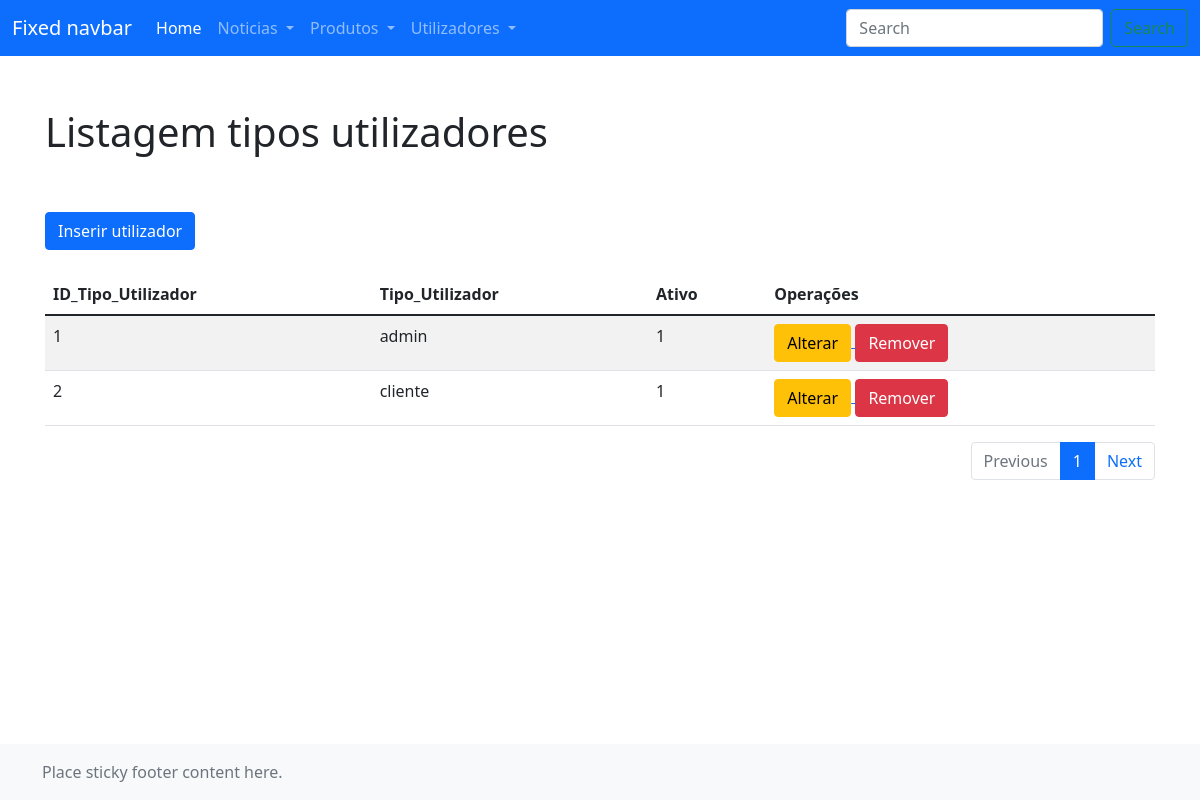
The page /backoffice/users_types/list_user_types.php on the database as committed earlier.
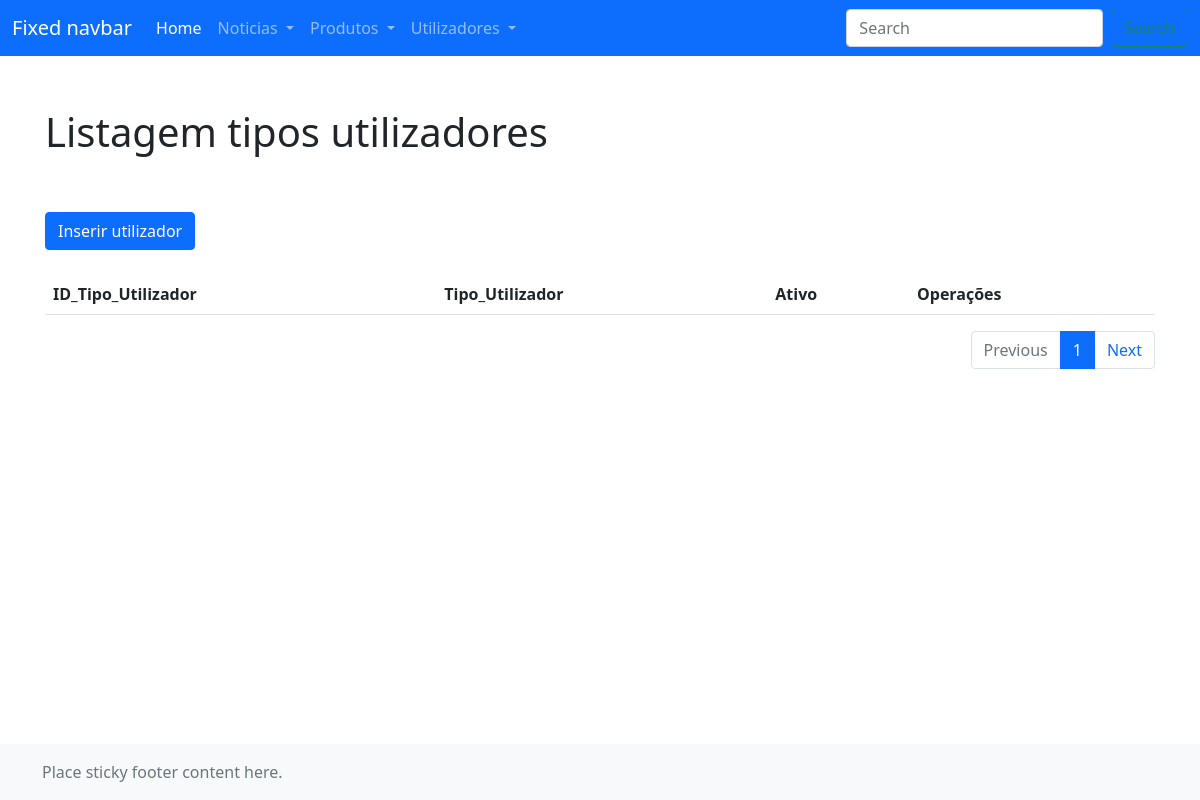
The same page on the database as committed later.
### tables this page shows
CREATE TABLE `tipo_utilizador` (
  `ID_Tipo_Utilizador` int(11) NOT NULL,
  `Tipo_Utilizador` varchar(75) NOT NULL,
  `Ativo` int(1) NOT NULL
);

### backoffice/utils/conexao.inc.php (called while the page is built, shortened)
<?php
    function conexaoDB(){
        $servername = "localhost";
        $username = "root";
        $password = "";
        $database = "pap";
        try{
            $conn = mysqli_connect($servername, $username, $password, $database);
        }
        catch(mysqli_sql_exception $mensagem) {
            echo nl2br("Erro: Não foi possivel conectar ao MySQL".$mensagem);
            throw $mensagem;
        }
        return $conn;
    }
    function executarSQL($sql_command){
        $conn = conexaoDB();
        $resultado = mysqli_query($conn, $sql_command);
        return $resultado;
    }
?>

### backoffice/users_types/list_user_types.php (the view, shortened to what this page needs)
<!doctype html>
<html lang="en" class="h-100">
  <head>
    <link href="https://cdn.jsdelivr.net/npm/bootstrap@5.1.3/dist/css/bootstrap.min.css" rel="stylesheet">
  	<link href="css/sticky-footer-navbar.css" rel="stylesheet">
    <link href="css/backoffice.css" rel="stylesheet">
  </head>
  <body class="d-flex flex-column h-100">
    <?php
      include("../utils/conexao.inc.php");
      include("../header/header.php");
    ?>
    <main class="flex-shrink-0">
      <div class="container">
        <h1 class="mt-5">Listagem tipos utilizadores</h1>
        <br>
        <a href="./create_user_type.php">
          <button type="button" class="btn btn-primary">Inserir utilizador</button>
        </a>
        <br>
        <table class="table table-striped">
          <thead>
            <tr>
              <th scope="col">ID_Tipo_Utilizador</th>
              <th scope="col">Tipo_Utilizador</th>
              <th scope="col">Ativo</th>
              <th scope="col">Operações</th>
            </tr>
          </thead>
          <tbody>
            <?php
              $n_registos_pagina = 10;
              $pagina_atual = intval(isset($_GET['pagina']) ? $_GET['pagina'] : 1);
              if($pagina_atual == 1){
                $query = "SELECT * FROM tipo_utilizador
                LIMIT ".intval($pagina_atual -1).", ".$n_registos_pagina."" ;
              }else{
                $query = "SELECT * FROM tipo_utilizador
                LIMIT ".intval(($pagina_atual -1 * $n_registos_pagina).", ".$n_registos_pagina)."";
              }
              if($result = executarSQL($query)){
                while($row = mysqli_fetch_array($result)){
                  echo "<tr>";
                    echo "<td>".$row["ID_Tipo_Utilizador"]."</td>";
                    echo "<td>".$row["Tipo_Utilizador"]."</td>";
                    echo "<td>".$row["Ativo"]."</td>";
                    echo "<td>
                      <a href='./create_user_type.php?ID=".$row["ID_Tipo_Utilizador"]."'>
                        <button type='button' class='btn btn-warning'>Alterar</button>
                      </a>
                      <a href='./script_del_user_type.php?ID=".$row["ID_Tipo_Utilizador"]."'>
                        <button type='button' class='btn btn-danger'>Remover</button>
                      </a>
                    </td>";
                  echo "</tr>";
                }
              }else{
                echo "Erro na consulta a base de dados";
              }
            ?>
          </tbody>
        </table>
        <nav aria-label="Page navigation example">
          <ul class="pagination justify-content-end">
            <li class="page-item disabled"><a class="page-link" href="#" tabindex="-1">Previous</a></li>
            <?php
              $query1 = "SELECT * FROM tipo_utilizador";
              $result1 = executarSQL($query1);
              $total_registos = mysqli_num_rows($result1);
              $paginações = intval($total_registos / $n_registos_pagina);
              for($i = 0; $i <= $paginações; $i++){
                if($pagina_atual == $i + 1){
                  echo "<li class='page-item active'><a class='page-link' href='list_user_types.php?pagina=".($i + 1)."'>".($i + 1)."</a></li>";
                }else{
                  echo "<li class='page-item'><a class='page-link' href='list_user_types.php?pagina=".($i + 1)."'>".($i + 1)."</a></li>";
                }
              }
            ?>
            <li class="page-item"><a class="page-link" href="#">Next</a></li>
          </ul>
        </nav>
      </div>
    </main>
    <footer class="footer mt-auto py-3 bg-light">
      <div class="container">
        <span class="text-muted">Place sticky footer content here.</span>
      </div>
    </footer>
  </body>
</html>

Rows that differ between the two databases and show on the page:
removed tipo_utilizador: ID_Tipo_Utilizador "1", Tipo_Utilizador "admin", Ativo "1"
removed tipo_utilizador: ID_Tipo_Utilizador "2", Tipo_Utilizador "cliente", Ativo "1"
